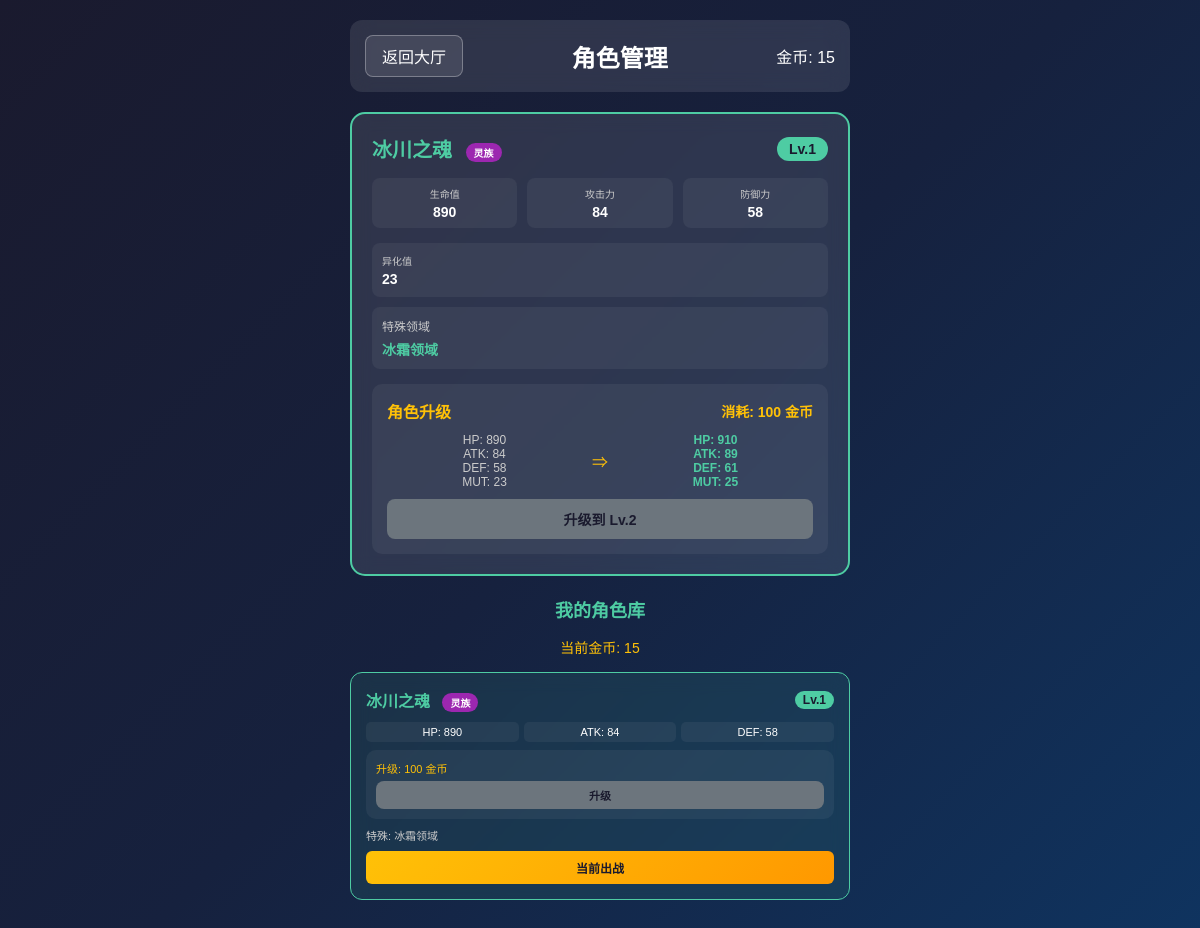
The page /characters.php (signed in) on the database its author committed.
### tables this page shows
CREATE TABLE `users` (
  `id` int(11) NOT NULL,
  `nickname` varchar(50) NOT NULL,
  `username` varchar(50) NOT NULL,
  `password` varchar(255) NOT NULL,
  `race` enum('bug','spirit','ghost','human','god') DEFAULT NULL,
  `avatar` varchar(255) DEFAULT NULL COMMENT '用户头像',
  `level` int(11) DEFAULT '1',
  `exp` bigint(20) DEFAULT '0',
  `rank_score` int(11) DEFAULT '0',
  `coins` int(11) DEFAULT '0',
  `created_at` datetime DEFAULT CURRENT_TIMESTAMP,
  `is_banned` tinyint(1) NOT NULL DEFAULT '0' COMMENT '是否被封禁，0:正常，1:封禁',
  `ban_reason` varchar(255) DEFAULT NULL COMMENT '封禁原因',
  `banned_at` datetime DEFAULT NULL COMMENT '封禁时间',
  `banned_by` int(11) DEFAULT NULL COMMENT '封禁操作人ID',
  `ban_expires_at` datetime DEFAULT NULL COMMENT '封禁到期时间'
);

CREATE TABLE `user_characters` (
  `id` int(11) NOT NULL,
  `user_id` int(11) NOT NULL,
  `character_id` int(11) NOT NULL,
  `level` int(11) DEFAULT '1',
  `is_selected` tinyint(1) DEFAULT '0',
  `obtained_at` datetime DEFAULT CURRENT_TIMESTAMP,
  `exp` int(11) DEFAULT '0',
  `mutate_value` int(11) NOT NULL DEFAULT '0',
  `upgrade_cost` int(11) DEFAULT '100'
);

CREATE TABLE `characters` (
  `id` int(11) NOT NULL,
  `name` varchar(50) NOT NULL,
  `race` enum('bug','spirit','ghost','human','god') NOT NULL,
  `base_hp` int(11) NOT NULL,
  `base_attack` int(11) NOT NULL,
  `base_defense` int(11) NOT NULL,
  `special_field` varchar(50) NOT NULL,
  `mutate_value` int(11) NOT NULL,
  `description` text
);

### characters.php (the view, shortened to what this page needs)
<?php
include 'config.php';
$user_id = $_SESSION['user_id'];
$stmt = $pdo->prepare("SELECT coins FROM users WHERE id = ?");
$stmt->execute([$user_id]);
$user_coins = $stmt->fetchColumn();
$stmt = $pdo->prepare("
    SELECT c.*, uc.level as char_level, uc.id as user_character_id, uc.is_selected, uc.upgrade_cost, uc.mutate_value,
           (c.base_hp + (uc.level - 1) * 20) as current_hp,
           (c.base_attack + (uc.level - 1) * 5) as current_attack,
           (c.base_defense + (uc.level - 1) * 3) as current_defense,
           (c.base_hp + uc.level * 20) as next_hp,
           (c.base_attack + uc.level * 5) as next_attack,
           (c.base_defense + uc.level * 3) as next_defense,
           (uc.mutate_value + CEILING(c.mutate_value * 0.05)) as next_mutate
    FROM user_characters uc
    JOIN characters c ON uc.character_id = c.id
    WHERE uc.user_id = ?
    ORDER BY uc.is_selected DESC, uc.level DESC, uc.obtained_at DESC
");
$stmt->execute([$user_id]);
$user_characters = $stmt->fetchAll(PDO::FETCH_ASSOC);
$current_character = null;
foreach ($user_characters as $character) {
    if ($character['is_selected']) {
        $current_character = $character;
        break;
    }
}
?>
<!DOCTYPE html>
<html lang="zh-CN">
<head>
</head>
<body>
    <div class="container">
        <div class="header">
            <a href="dashboard.php" class="back-btn">返回大厅</a>
            <h2>角色管理</h2>
            <div>金币: <span id="currentCoins"><?php echo $user_coins; ?></span></div>
        </div>
        <?php if ($current_character): ?>
        <div class="current-character" id="currentCharacter">
            <div class="current-header">
                <div class="character-name">
                    <span id="characterName"><?php echo htmlspecialchars($current_character['name']); ?></span>
                    <span class="race-badge race-<?php echo $current_character['race']; ?>">
                        <?php
                        $race_names = ['bug' => '虫族', 'spirit' => '灵族', 'ghost' => '鬼族', 'human' => '人族', 'god' => '神族'];
                        echo $race_names[$current_character['race']] ?? '未知';
                        ?>
                    </span>
                </div>
                <div class="character-level" id="characterLevel">Lv.<?php echo $current_character['char_level']; ?></div>
            </div>
            <div class="character-stats">
                <div class="stat-item">
                    <div class="stat-label">生命值</div>
                    <div class="stat-value" id="currentHp"><?php echo $current_character['current_hp']; ?></div>
                </div>
                <div class="stat-item">
                    <div class="stat-label">攻击力</div>
                    <div class="stat-value" id="currentAttack"><?php echo $current_character['current_attack']; ?></div>
                </div>
                <div class="stat-item">
                    <div class="stat-label">防御力</div>
                    <div class="stat-value" id="currentDefense"><?php echo $current_character['current_defense']; ?></div>
                </div>
            </div>
           <div class="character-special">
        <div class="stat-label">异化值</div>
        <div class="stat-value" id="currentMutate"><?php echo $current_character['mutate_value']; ?></div>
    </div>
            <div class="character-special">
                <div class="special-label">特殊领域</div>
                <div class="special-value"><?php echo htmlspecialchars($current_character['special_field']); ?></div>
            </div>
            <div class="upgrade-section">
                <div class="upgrade-header">
                    <div style="font-weight: bold; color: #ffc107;">角色升级</div>
                    <div class="upgrade-cost">消耗: <span id="upgradeCost"><?php echo $current_character['upgrade_cost']; ?></span> 金币</div>
                </div>
<div class="upgrade-stats">
    <div class="stat-comparison">
        <div class="current-stat">HP: <span id="currentHpValue"><?php echo $current_character['current_hp']; ?></span></div>
        <div class="current-stat">ATK: <span id="currentAttackValue"><?php echo $current_character['current_attack']; ?></span></div>
        <div class="current-stat">DEF: <span id="currentDefenseValue"><?php echo $current_character['current_defense']; ?></span></div>
        <div class="current-stat">MUT: <span id="currentMutateValue"><?php echo $current_character['mutate_value']; ?></span></div>
    </div>
    <div class="arrow">⇒</div>
    <div class="stat-comparison">
        <div class="next-stat">HP: <span id="nextHpValue"><?php echo $current_character['next_hp']; ?></span></div>
        <div class="next-stat">ATK: <span id="nextAttackValue"><?php echo $current_character['next_attack']; ?></span></div>
        <div class="next-stat">DEF: <span id="nextDefenseValue"><?php echo $current_character['next_defense']; ?></span></div>
        <div class="next-stat">MUT: <span id="nextMutateValue"><?php echo $current_character['next_mutate']; ?></span></div>
    </div>
</div>
                <button class="upgrade-btn"
                        id="upgradeBtn"
                        onclick="upgradeCharacter(<?php echo $current_character['user_character_id']; ?>)"
                        <?php echo $user_coins < $current_character['upgrade_cost'] ? 'disabled' : ''; ?>>
                   升级到 Lv.<?php echo $current_character['char_level'] + 1; ?>
                </button>
            </div>
        </div>
        <?php endif; ?>
        <div class="characters-list">
            <div class="section-title">我的角色库</div>
            <?php if (empty($user_characters)): ?>
                <div class="empty-state">
                    <div class="empty-icon">🎮</div>
                    <div>还没有任何角色</div>
                    <div style="font-size: 12px; margin-top: 10px;">去抽奖获得更多角色吧！</div>
                </div>
            <?php else: ?>
                <div class="coins-info">当前金币: <span id="coinsDisplay"><?php echo $user_coins; ?></span></div>
                <div class="characters-grid">
                    <?php foreach ($user_characters as $character): ?>
                    <div class="character-card <?php echo $character['is_selected'] ? 'selected' : ''; ?>" id="characterCard<?php echo $character['user_character_id']; ?>">
                        <div class="card-header">
                            <div class="card-name">
                                <?php echo htmlspecialchars($character['name']); ?>
                                <span class="race-badge race-<?php echo $character['race']; ?>">
                                    <?php
                                    $race_names = ['bug' => '虫族', 'spirit' => '灵族', 'ghost' => '鬼族', 'human' => '人族', 'god' => '神族'];
                                    echo $race_names[$character['race']] ?? '未知';
                                    ?>
                                </span>
                            </div>
                            <div class="card-level" id="cardLevel<?php echo $character['user_character_id']; ?>">Lv.<?php echo $character['char_level']; ?></div>
                        </div>
                        <div class="card-stats">
                            <div class="card-stat">
                                <div>HP: <span id="cardHp<?php echo $character['user_character_id']; ?>"><?php echo $character['current_hp']; ?></span></div>
                            </div>
                            <div class="card-stat">
                                <div>ATK: <span id="cardAttack<?php echo $character['user_character_id']; ?>"><?php echo $character['current_attack']; ?></span></div>
                            </div>
                            <div class="card-stat">
                                <div>DEF: <span id="cardDefense<?php echo $character['user_character_id']; ?>"><?php echo $character['current_defense']; ?></span></div>
                            </div>
                        </div>
                        <div class="upgrade-section" style="margin: 8px 0; padding: 10px;">
                            <div style="font-size: 11px; color: #ffc107; margin-bottom: 5px;">
                                升级: <span id="cardCost<?php echo $character['user_character_id']; ?>"><?php echo $character['upgrade_cost']; ?></span> 金币
                            </div>
                            <button class="upgrade-btn"
                                    style="padding: 6px; font-size: 11px;"
                                    id="cardUpgradeBtn<?php echo $character['user_character_id']; ?>"
                                    onclick="upgradeCharacter(<?php echo $character['user_character_id']; ?>)"
                                    <?php echo $user_coins < $character['upgrade_cost'] ? 'disabled' : ''; ?>>
                                升级
                            </button>
                        </div>
                        <div class="card-special">
                            特殊: <?php echo htmlspecialchars($character['special_field']); ?>
                        </div>
                        <button class="select-btn <?php echo $character['is_selected'] ? 'selected' : ''; ?>"
                                onclick="selectCharacter(<?php echo $character['user_character_id']; ?>)"
                                <?php echo $character['is_selected'] ? 'disabled' : ''; ?>>
                            <?php echo $character['is_selected'] ? '当前出战' : '选择出战'; ?>
                        </button>
                    </div>
                    <?php endforeach; ?>
                </div>
            <?php endif; ?>
        </div>
        <div id="message" class="message"></div>
    </div>
</body>
</html>

### rows shown on the page
users: coins "15"
user_characters: character.name "冰川之魂", character.race "灵族", level "1", mutate_value "23", character.special_field "冰霜领域", upgrade_cost "100", $current_character['char_level'] + 1 "2", current_hp "890", current_attack "84", current_defense "58", is_selected "当前出战"

### other values the page prints
$current_character['current_hp'] "890"
$current_character['current_attack'] "84"
$current_character['current_defense'] "58"
$current_character['next_hp'] "910"
$current_character['next_attack'] "89"
$current_character['next_defense'] "61"
$current_character['next_mutate'] "25"
